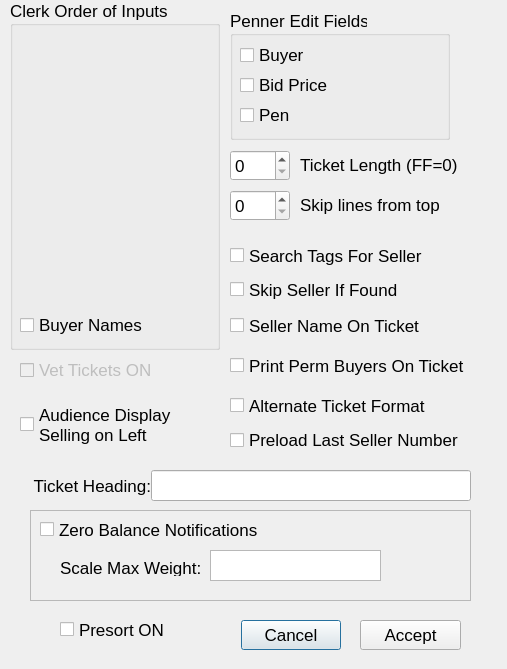
<?xml version="1.0" encoding="UTF-8"?>
<ui version="4.0">
 <class>ClerkSetupDialog</class>
 <widget class="QDialog" name="ClerkSetupDialog">
  <property name="windowModality">
   <enum>Qt::ApplicationModal</enum>
  </property>
  <property name="geometry">
   <rect>
    <x>0</x>
    <y>0</y>
    <width>507</width>
    <height>669</height>
   </rect>
  </property>
  <property name="font">
   <font>
    <pointsize>13</pointsize>
   </font>
  </property>
  <property name="windowTitle">
   <string>Setup Clerk And Penner</string>
  </property>
  <widget class="Q3GroupBox" name="groupBox17">
   <property name="geometry">
    <rect>
     <x>10</x>
     <y>0</y>
     <width>210</width>
     <height>350</height>
    </rect>
   </property>
   <property name="title">
    <string>Clerk Order of Inputs</string>
   </property>
   <widget class="Q3Table" name="clerkInputTable">
    <property name="geometry">
     <rect>
      <x>11</x>
      <y>22</y>
      <width>190</width>
      <height>270</height>
     </rect>
    </property>
    <property name="numRows" stdset="0">
     <number>10</number>
    </property>
    <property name="numCols" stdset="0">
     <number>1</number>
    </property>
   </widget>
   <widget class="QCheckBox" name="clerkBuyerNamesCheckBox">
    <property name="geometry">
     <rect>
      <x>10</x>
      <y>310</y>
      <width>190</width>
      <height>30</height>
     </rect>
    </property>
    <property name="text">
     <string>Buyer Names</string>
    </property>
   </widget>
  </widget>
  <widget class="QLabel" name="textLabel1">
   <property name="geometry">
    <rect>
     <x>300</x>
     <y>150</y>
     <width>191</width>
     <height>30</height>
    </rect>
   </property>
   <property name="text">
    <string>Ticket Length (FF=0)</string>
   </property>
   <property name="wordWrap">
    <bool>false</bool>
   </property>
  </widget>
  <widget class="QSpinBox" name="clerkTicketLengthBox">
   <property name="geometry">
    <rect>
     <x>230</x>
     <y>150</y>
     <width>60</width>
     <height>31</height>
    </rect>
   </property>
  </widget>
  <widget class="QCheckBox" name="tagSearchBox">
   <property name="geometry">
    <rect>
     <x>230</x>
     <y>240</y>
     <width>230</width>
     <height>31</height>
    </rect>
   </property>
   <property name="text">
    <string>Search Tags For Seller</string>
   </property>
  </widget>
  <widget class="Q3ButtonGroup" name="buttonGroup2">
   <property name="geometry">
    <rect>
     <x>230</x>
     <y>10</y>
     <width>220</width>
     <height>130</height>
    </rect>
   </property>
   <property name="title">
    <string>Penner Edit Fields</string>
   </property>
   <widget class="QCheckBox" name="pennerPenEditable">
    <property name="geometry">
     <rect>
      <x>10</x>
      <y>90</y>
      <width>160</width>
      <height>30</height>
     </rect>
    </property>
    <property name="text">
     <string>Pen</string>
    </property>
   </widget>
   <widget class="QCheckBox" name="pennerBidEditable">
    <property name="geometry">
     <rect>
      <x>10</x>
      <y>60</y>
      <width>160</width>
      <height>30</height>
     </rect>
    </property>
    <property name="text">
     <string>Bid Price</string>
    </property>
   </widget>
   <widget class="QCheckBox" name="pennerBuyerEditable">
    <property name="geometry">
     <rect>
      <x>10</x>
      <y>30</y>
      <width>160</width>
      <height>30</height>
     </rect>
    </property>
    <property name="text">
     <string>Buyer</string>
    </property>
   </widget>
  </widget>
  <widget class="QPushButton" name="cancelButton">
   <property name="geometry">
    <rect>
     <x>241</x>
     <y>620</y>
     <width>100</width>
     <height>30</height>
    </rect>
   </property>
   <property name="text">
    <string>Cancel</string>
   </property>
  </widget>
  <widget class="QLineEdit" name="ticketHeadingEdit">
   <property name="geometry">
    <rect>
     <x>151</x>
     <y>470</y>
     <width>320</width>
     <height>31</height>
    </rect>
   </property>
  </widget>
  <widget class="QLabel" name="ticketHeadingLabel">
   <property name="geometry">
    <rect>
     <x>20</x>
     <y>470</y>
     <width>131</width>
     <height>31</height>
    </rect>
   </property>
   <property name="text">
    <string>Ticket Heading:</string>
   </property>
   <property name="alignment">
    <set>Qt::AlignRight|Qt::AlignTrailing|Qt::AlignVCenter</set>
   </property>
   <property name="wordWrap">
    <bool>false</bool>
   </property>
  </widget>
  <widget class="QCheckBox" name="ticketFormatCheckBox">
   <property name="geometry">
    <rect>
     <x>230</x>
     <y>390</y>
     <width>230</width>
     <height>31</height>
    </rect>
   </property>
   <property name="text">
    <string>Alternate Ticket Format</string>
   </property>
  </widget>
  <widget class="QCheckBox" name="sellerOnTicketBox">
   <property name="geometry">
    <rect>
     <x>230</x>
     <y>310</y>
     <width>230</width>
     <height>31</height>
    </rect>
   </property>
   <property name="text">
    <string>Seller Name On Ticket</string>
   </property>
  </widget>
  <widget class="QCheckBox" name="printPermBuyersCheckBox">
   <property name="geometry">
    <rect>
     <x>230</x>
     <y>350</y>
     <width>271</width>
     <height>31</height>
    </rect>
   </property>
   <property name="text">
    <string>Print Perm Buyers On Ticket</string>
   </property>
  </widget>
  <widget class="QPushButton" name="acceptButton">
   <property name="geometry">
    <rect>
     <x>360</x>
     <y>620</y>
     <width>101</width>
     <height>30</height>
    </rect>
   </property>
   <property name="text">
    <string>Accept</string>
   </property>
  </widget>
  <widget class="QFrame" name="frame">
   <property name="geometry">
    <rect>
     <x>30</x>
     <y>510</y>
     <width>441</width>
     <height>91</height>
    </rect>
   </property>
   <property name="frameShape">
    <enum>QFrame::StyledPanel</enum>
   </property>
   <property name="frameShadow">
    <enum>QFrame::Raised</enum>
   </property>
   <widget class="QLabel" name="scaleMaxWeightlabel">
    <property name="enabled">
     <bool>true</bool>
    </property>
    <property name="geometry">
     <rect>
      <x>30</x>
      <y>50</y>
      <width>141</width>
      <height>16</height>
     </rect>
    </property>
    <property name="font">
     <font>
      <pointsize>13</pointsize>
     </font>
    </property>
    <property name="toolTip">
     <string>&lt;html&gt;&lt;head/&gt;&lt;body&gt;&lt;p&gt;If scale weighs half this amount, or more, Zero Balance will be required.&lt;/p&gt;&lt;/body&gt;&lt;/html&gt;</string>
    </property>
    <property name="statusTip">
     <string extracomment="If scale weighs half this amount, or more, Zero Balance will be required."/>
    </property>
    <property name="text">
     <string>Scale Max Weight: </string>
    </property>
   </widget>
   <widget class="QTextEdit" name="scaleMaxWeightTextEdit">
    <property name="enabled">
     <bool>true</bool>
    </property>
    <property name="geometry">
     <rect>
      <x>180</x>
      <y>40</y>
      <width>171</width>
      <height>31</height>
     </rect>
    </property>
    <property name="font">
     <font>
      <pointsize>12</pointsize>
     </font>
    </property>
    <property name="acceptDrops">
     <bool>false</bool>
    </property>
    <property name="toolTip">
     <string>&lt;html&gt;&lt;head/&gt;&lt;body&gt;&lt;p&gt;If scale weighs half this amount, or more, Zero Balance will be required.&lt;/p&gt;&lt;/body&gt;&lt;/html&gt;</string>
    </property>
    <property name="acceptRichText">
     <bool>false</bool>
    </property>
   </widget>
   <widget class="QCheckBox" name="zeroBalNotifycheckBox">
    <property name="geometry">
     <rect>
      <x>10</x>
      <y>10</y>
      <width>231</width>
      <height>19</height>
     </rect>
    </property>
    <property name="text">
     <string>Zero Balance Notifications</string>
    </property>
   </widget>
  </widget>
  <widget class="QLabel" name="textLabelTopSkip">
   <property name="geometry">
    <rect>
     <x>300</x>
     <y>190</y>
     <width>161</width>
     <height>30</height>
    </rect>
   </property>
   <property name="text">
    <string>Skip lines from top</string>
   </property>
   <property name="wordWrap">
    <bool>false</bool>
   </property>
  </widget>
  <widget class="QSpinBox" name="clerkTicketTopSkipLinesBox">
   <property name="geometry">
    <rect>
     <x>230</x>
     <y>190</y>
     <width>60</width>
     <height>31</height>
    </rect>
   </property>
  </widget>
  <widget class="QCheckBox" name="skipSellerIfFoundBox">
   <property name="geometry">
    <rect>
     <x>230</x>
     <y>280</y>
     <width>201</width>
     <height>19</height>
    </rect>
   </property>
   <property name="text">
    <string>Skip Seller If Found</string>
   </property>
  </widget>
  <widget class="QCheckBox" name="presortCheckBox">
   <property name="geometry">
    <rect>
     <x>60</x>
     <y>620</y>
     <width>111</width>
     <height>19</height>
    </rect>
   </property>
   <property name="text">
    <string>Presort ON</string>
   </property>
  </widget>
  <widget class="QCheckBox" name="clerkLoadLastSellerNumberCheckBox">
   <property name="geometry">
    <rect>
     <x>230</x>
     <y>430</y>
     <width>261</width>
     <height>20</height>
    </rect>
   </property>
   <property name="text">
    <string>Preload Last Seller Number</string>
   </property>
  </widget>
  <widget class="QCheckBox" name="vetTicketsOnCheckBox">
   <property name="enabled">
    <bool>false</bool>
   </property>
   <property name="geometry">
    <rect>
     <x>20</x>
     <y>360</y>
     <width>151</width>
     <height>20</height>
    </rect>
   </property>
   <property name="text">
    <string>Vet Tickets ON</string>
   </property>
  </widget>
  <widget class="QCheckBox" name="sellingOnLeftcheckBox">
   <property name="geometry">
    <rect>
     <x>20</x>
     <y>399</y>
     <width>181</width>
     <height>51</height>
    </rect>
   </property>
   <property name="text">
    <string>Audience Display
Selling on Left</string>
   </property>
  </widget>
 </widget>
 <layoutdefault spacing="6" margin="11"/>
 <pixmapfunction>qPixmapFromMimeSource</pixmapfunction>
 <customwidgets>
  <customwidget>
   <class>Q3Frame</class>
   <extends>QFrame</extends>
   <header>Qt3Support/Q3Frame</header>
   <container>1</container>
  </customwidget>
  <customwidget>
   <class>Q3Table</class>
   <extends>Q3Frame</extends>
   <header>q3table.h</header>
   <container>1</container>
  </customwidget>
  <customwidget>
   <class>Q3GroupBox</class>
   <extends>QGroupBox</extends>
   <header>Qt3Support/Q3GroupBox</header>
   <container>1</container>
  </customwidget>
  <customwidget>
   <class>Q3ButtonGroup</class>
   <extends>Q3GroupBox</extends>
   <header>Qt3Support/Q3ButtonGroup</header>
   <container>1</container>
  </customwidget>
 </customwidgets>
 <includes>
  <include location="local">dao/setupdao.h</include>
 </includes>
 <resources/>
 <connections/>
</ui>
